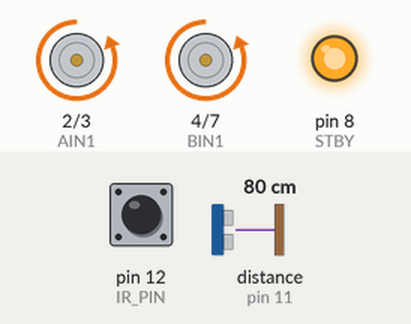
This sketch was run on a simulated Arduino Uno, built with avr-gcc and run on an emulated ATmega328P. Parts: motor-driver pin pairs drawn as motors (green arrow = first pin HIGH = forward, orange = second pin HIGH = backward, longer = more drive, scaled by the enable pin, stopped while the standby pin is LOW), output pins drawn as LEDs (lit = HIGH). Wiring (inferred from the names in the program): ultrasonic range finder: trigger pin 10; echo pin 11. The inputs (shaded band) are chosen by the test bench; at power-on: pin 12 (IR_PIN) LOW, distance to the obstacle (sensor on pin 11) 80 cm. The echo pulse lasts 58.3 µs per cm; pins used as bus, display or sensor lines are not drawn; what the sketch prints to the serial monitor is not drawn.

Above: at 1.2 s.
1.3 s: pin 12 (IR_PIN) driven HIGH
At 2.5 s:
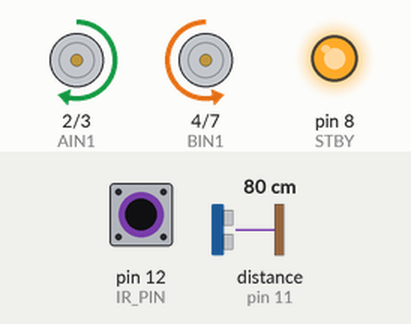
2.8 s: distance to the obstacle (sensor on pin 11) set to 41 cm
4.7 s: distance to the obstacle (sensor on pin 11) set to 35 cm
At 5.4 s:
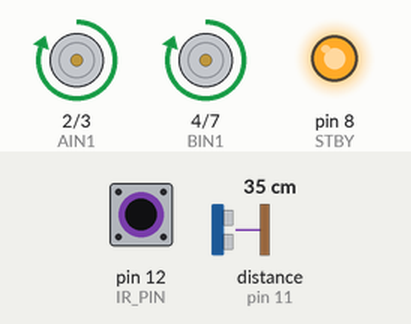
7.7 s: pin 12 (IR_PIN) driven LOW
At 8.9 s:
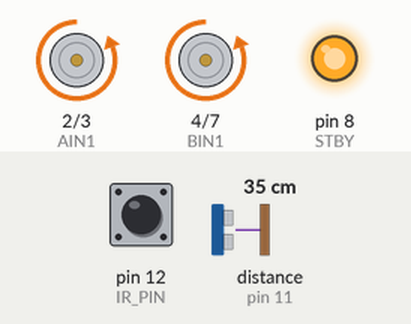
9.2 s: pin 12 (IR_PIN) pulsed HIGH 2 times (0.12 s each, 0.3 s apart)
At 9.43 s:
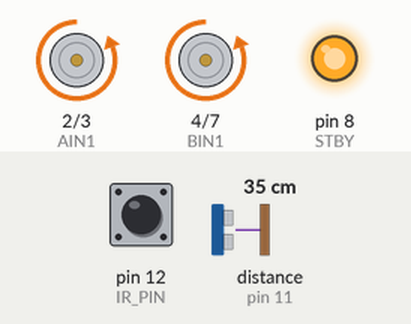
Timing chart, 0 to 12.2 s (numbered marks = the images above; inputs shaded):
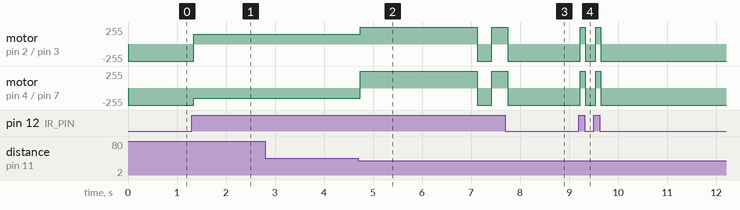

Measured:
- the behaviour switches between 38 and 37 cm on distance to the obstacle (sensor on pin 11) (found by bisection; images 1 and 2)
- after the input at 1.3 s, motor on pin 2 (AIN1) / pin 3 (AIN2): backward 255/255 → forward 150/255 at once; motor on pin 4 (BIN1) / pin 7 (BIN2): backward 255/255 → backward 150/255 at once
- after the input at 2.8 s, every drawn part: stays the same
- after the input at 4.7 s, motor on pin 2 (AIN1) / pin 3 (AIN2): forward 150/255 → forward 255/255 at once, → backward 255/255 2.4 s later, → forward 255/255 0.30 s later; motor on pin 4 (BIN1) / pin 7 (BIN2): backward 150/255 → forward 255/255 at once, → backward 255/255 2.4 s later, → forward 255/255 0.30 s later
- after the input at 7.7 s, motor on pin 2 (AIN1) / pin 3 (AIN2), motor on pin 4 (BIN1) / pin 7 (BIN2): forward 255/255 → backward 255/255 at once
- after the input at 9.2 s, motor on pin 2 (AIN1) / pin 3 (AIN2), motor on pin 4 (BIN1) / pin 7 (BIN2): alternates forward 255/255 for 0.11 s and backward 255/255 for 0.21 s, 4 changes in all, then stays backward 255/255, starting at once

The sketch:

sumo_jan22.ino
```cpp
// ===== MOTOR DRIVER (TB6612FNG) =====
#define STBY 8
#define PWMA 6
#define AIN1 2
#define AIN2 3
#define BIN1 4
#define BIN2 7
#define PWMB 5

// ===== SENSORS =====
#define TRIG_PIN 10
#define ECHO_PIN 11
#define IR_PIN 12   // Bottom IR sensor (LOW = ground, HIGH = lifted)

// ===== CONSTANTS =====
#define MAX_SPEED 255
#define SEARCH_SPEED 150
#define ATTACK_DISTANCE 36.5   // cm

// ===== RADIUS LIMIT SYSTEM =====
#define MAX_RADIUS 35.0        // cm (allowed distance from start)

// Calibrate this value experimentally!
// (how many cm the robot moves per ms at full speed)
#define CM_PER_MS_AT_MAX_SPEED 0.015

float estimatedDistance = 0.0; // cm from start
unsigned long lastMoveTime = 0;

// ===== SETUP =====
void setup() {
  pinMode(STBY, OUTPUT);
  pinMode(PWMA, OUTPUT);
  pinMode(AIN1, OUTPUT);
  pinMode(AIN2, OUTPUT);
  pinMode(BIN1, OUTPUT);
  pinMode(BIN2, OUTPUT);
  pinMode(PWMB, OUTPUT);

  pinMode(TRIG_PIN, OUTPUT);
  pinMode(ECHO_PIN, INPUT);
  pinMode(IR_PIN, INPUT);

  digitalWrite(STBY, HIGH); // Enable motors

  Serial.begin(9600);
  Serial.println("=== Sumo Robot Running ===");

  lastMoveTime = millis();
}

// ===== MOTOR CONTROL =====
void forward(int speed) {
  digitalWrite(AIN1, HIGH);
  digitalWrite(AIN2, LOW);
  digitalWrite(BIN1, HIGH);
  digitalWrite(BIN2, LOW);
  analogWrite(PWMA, speed);
  analogWrite(PWMB, speed);
}

void backward(int speed) {
  digitalWrite(AIN1, LOW);
  digitalWrite(AIN2, HIGH);
  digitalWrite(BIN1, LOW);
  digitalWrite(BIN2, HIGH);
  analogWrite(PWMA, speed);
  analogWrite(PWMB, speed);
}

void search() { // spin in place
  digitalWrite(AIN1, HIGH);
  digitalWrite(AIN2, LOW);
  digitalWrite(BIN1, LOW);
  digitalWrite(BIN2, HIGH);
  analogWrite(PWMA, SEARCH_SPEED);
  analogWrite(PWMB, SEARCH_SPEED);
}

// ===== DISTANCE ESTIMATION =====
void updateDistance(int speed) {
  unsigned long now = millis();
  unsigned long dt = now - lastMoveTime;
  lastMoveTime = now;

  float speedFactor = speed / 255.0;
  estimatedDistance += dt * CM_PER_MS_AT_MAX_SPEED * speedFactor;
}

void resetMotionTimer() {
  lastMoveTime = millis();
}

// ===== ULTRASONIC =====
long getDistance() {
  digitalWrite(TRIG_PIN, LOW);
  delayMicroseconds(2);
  digitalWrite(TRIG_PIN, HIGH);
  delayMicroseconds(10);
  digitalWrite(TRIG_PIN, LOW);

  long duration = pulseIn(ECHO_PIN, HIGH, 25000);
  if (duration == 0) return -1;
  return duration * 0.034 / 2;
}

// ===== IR SENSOR =====
bool lifted() {
  return digitalRead(IR_PIN) == HIGH;
}

// ===== MAIN LOOP =====
void loop() {
  long distance = getDistance();

  // ===== RADIUS SAFETY CHECK =====
  if (estimatedDistance >= MAX_RADIUS) {
    Serial.println("RADIUS LIMIT REACHED → BACKING UP");
    backward(MAX_SPEED);
    delay(300);
    estimatedDistance = 0.0;   // reset after retreat
    resetMotionTimer();
    return;
  }

  // ===== BEHAVIOR PRIORITY =====
  if (!lifted()) {
    Serial.println("EDGE DETECTED → BACKWARD");
    backward(MAX_SPEED);
    resetMotionTimer();
  }
  else if (distance > 0 && distance <= ATTACK_DISTANCE) {
    updateDistance(MAX_SPEED);
    Serial.print(" | MODE: ATTACK → FORWARD");
    forward(MAX_SPEED);
  }
  else {
    search();                 // spinning doesn't increase radius
    Serial.print(" | MODE: SEARCH → SPIN");
    resetMotionTimer();
  }

  delay(50);
}
```
